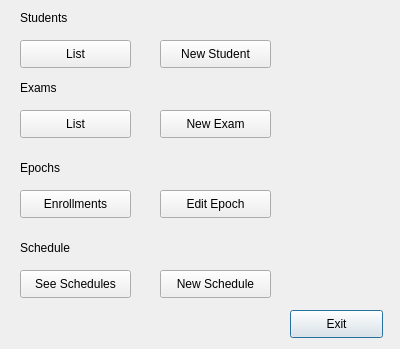
<?xml version="1.0" encoding="UTF-8"?>
<ui version="4.0">
 <class>MainMenu</class>
 <widget class="QDialog" name="MainMenu">
  <property name="geometry">
   <rect>
    <x>0</x>
    <y>0</y>
    <width>400</width>
    <height>349</height>
   </rect>
  </property>
  <property name="windowTitle">
   <string>Dialog</string>
  </property>
  <widget class="QPushButton" name="pushButton_5">
   <property name="geometry">
    <rect>
     <x>290</x>
     <y>310</y>
     <width>93</width>
     <height>28</height>
    </rect>
   </property>
   <property name="text">
    <string>Exit</string>
   </property>
  </widget>
  <widget class="QLabel" name="label">
   <property name="geometry">
    <rect>
     <x>20</x>
     <y>10</y>
     <width>55</width>
     <height>16</height>
    </rect>
   </property>
   <property name="text">
    <string>Students</string>
   </property>
  </widget>
  <widget class="QPushButton" name="pushButton_6">
   <property name="geometry">
    <rect>
     <x>20</x>
     <y>110</y>
     <width>111</width>
     <height>28</height>
    </rect>
   </property>
   <property name="text">
    <string>List</string>
   </property>
  </widget>
  <widget class="QPushButton" name="pushButton_7">
   <property name="geometry">
    <rect>
     <x>160</x>
     <y>40</y>
     <width>111</width>
     <height>28</height>
    </rect>
   </property>
   <property name="text">
    <string>New Student</string>
   </property>
  </widget>
  <widget class="QPushButton" name="pushButton_8">
   <property name="geometry">
    <rect>
     <x>20</x>
     <y>40</y>
     <width>111</width>
     <height>28</height>
    </rect>
   </property>
   <property name="text">
    <string>List</string>
   </property>
  </widget>
  <widget class="QLabel" name="label_2">
   <property name="geometry">
    <rect>
     <x>20</x>
     <y>80</y>
     <width>55</width>
     <height>16</height>
    </rect>
   </property>
   <property name="text">
    <string>Exams</string>
   </property>
  </widget>
  <widget class="QPushButton" name="pushButton_9">
   <property name="geometry">
    <rect>
     <x>160</x>
     <y>110</y>
     <width>111</width>
     <height>28</height>
    </rect>
   </property>
   <property name="text">
    <string>New Exam</string>
   </property>
  </widget>
  <widget class="QPushButton" name="pushButton_10">
   <property name="geometry">
    <rect>
     <x>20</x>
     <y>270</y>
     <width>111</width>
     <height>28</height>
    </rect>
   </property>
   <property name="text">
    <string>See Schedules</string>
   </property>
  </widget>
  <widget class="QLabel" name="label_3">
   <property name="geometry">
    <rect>
     <x>20</x>
     <y>160</y>
     <width>91</width>
     <height>16</height>
    </rect>
   </property>
   <property name="text">
    <string>Epochs</string>
   </property>
  </widget>
  <widget class="QPushButton" name="pushButton_11">
   <property name="geometry">
    <rect>
     <x>20</x>
     <y>190</y>
     <width>111</width>
     <height>28</height>
    </rect>
   </property>
   <property name="text">
    <string>Enrollments</string>
   </property>
  </widget>
  <widget class="QPushButton" name="pushButton_12">
   <property name="geometry">
    <rect>
     <x>160</x>
     <y>190</y>
     <width>111</width>
     <height>28</height>
    </rect>
   </property>
   <property name="text">
    <string>Edit Epoch</string>
   </property>
  </widget>
  <widget class="QLabel" name="label_4">
   <property name="geometry">
    <rect>
     <x>20</x>
     <y>240</y>
     <width>111</width>
     <height>16</height>
    </rect>
   </property>
   <property name="text">
    <string>Schedule</string>
   </property>
  </widget>
  <widget class="QPushButton" name="pushButton_13">
   <property name="geometry">
    <rect>
     <x>160</x>
     <y>270</y>
     <width>111</width>
     <height>28</height>
    </rect>
   </property>
   <property name="text">
    <string>New Schedule</string>
   </property>
  </widget>
 </widget>
 <resources/>
 <connections>
  <connection>
   <sender>pushButton_5</sender>
   <signal>clicked()</signal>
   <receiver>MainMenu</receiver>
   <slot>close()</slot>
   <hints>
    <hint type="sourcelabel">
     <x>360</x>
     <y>272</y>
    </hint>
    <hint type="destinationlabel">
     <x>229</x>
     <y>235</y>
    </hint>
   </hints>
  </connection>
 </connections>
</ui>
